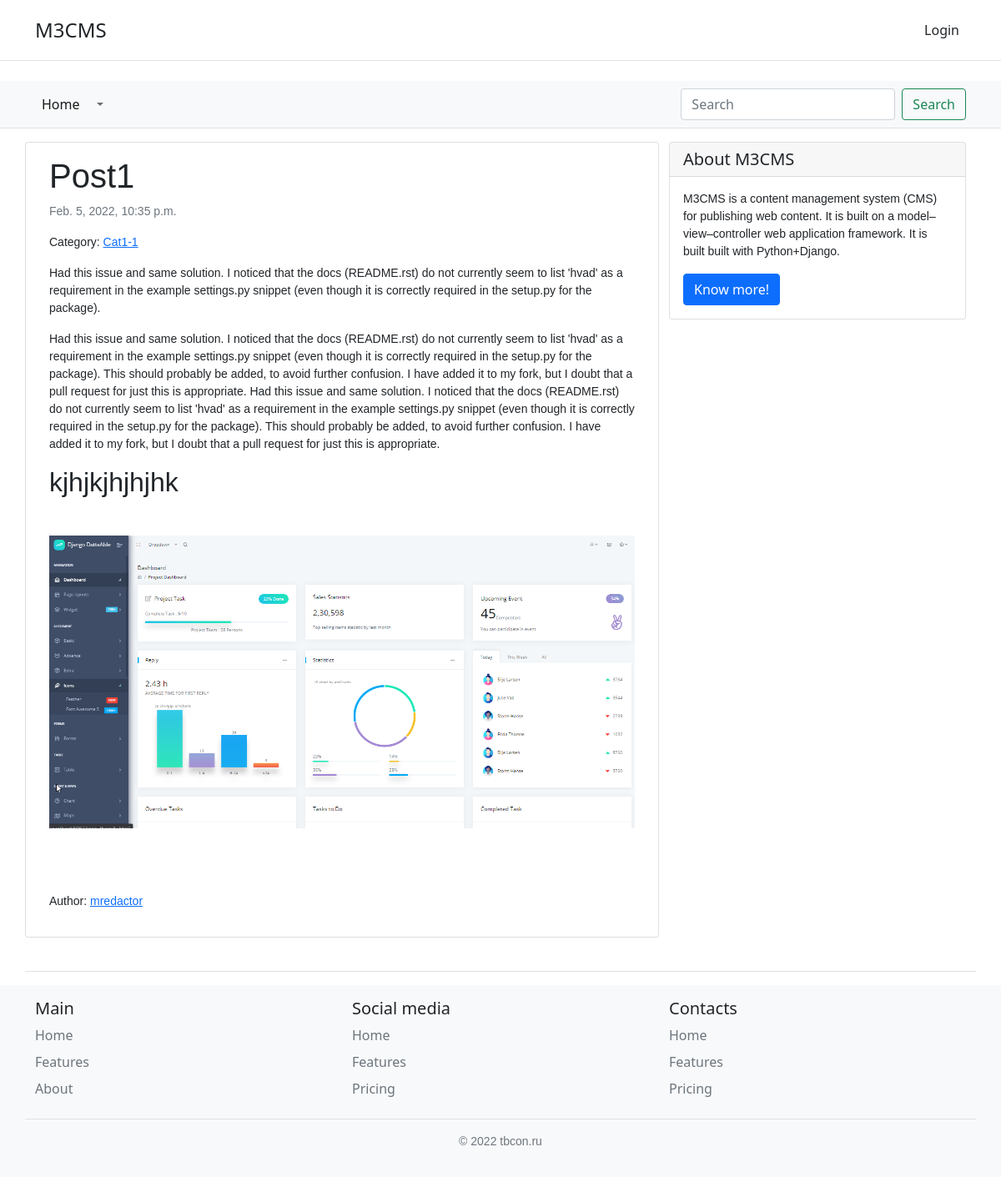
The app's page /post1/ with its own data.
### main/models.py (models this page shows, shortened)
class Post(models.Model):
    author = models.ForeignKey(User, on_delete=models.CASCADE, blank=True, null=True, editable=False)
    title = models.CharField(max_length=200, unique=True)
    slug = models.SlugField(null=True, blank=True)
    description = RichTextUploadingField(blank=True, null=True)
    category = TreeForeignKey('Category', on_delete=models.CASCADE, related_name='posts')
    content = RichTextUploadingField(blank=True, null=True)
    published = models.BooleanField(default=True)
    created = models.DateTimeField(auto_now_add=True)
    class Meta:
        verbose_name_plural = 'Posts'
        verbose_name = 'Post'
        permissions = (("can_post_create_edit", "Set post create and edit"), ("can_post_delete", "Set post delete"),)

class Category(MPTTModel):
    title = models.CharField(max_length=50, unique=True)
    slug = models.SlugField(null=True, blank=True)
    parent = TreeForeignKey('self', on_delete=models.CASCADE, null=True, blank=True, related_name='children',
                            db_index=True)
    class Meta:
        verbose_name_plural = 'Categories'
        verbose_name = 'Category'
    def get_absolute_url(self):
        return reverse('post-by-category', args=[str(self.slug)])
    def __str__(self):
        return self.title

### main/views.py (the view)
# urls.py: path('<slug:slug>/', views.PostDetail.as_view(), name='post-detail'),
class PostDetail(generic.DetailView):
    model = Post

### main/templates/main/post_detail.html (shortened to what this page needs)
{% extends 'main/base.html' %}
{% block content %}
<div class="col-md-8 card mb-4  mt-3 left  top">
      <div class="card-body">
        <h1>{{ object.title }}</h1>
        <p class=" text-muted">{{ object.created}}</p>
        <p>Category: <a href="{{ object.category.get_absolute_url }}" class="link-primary">{{ object.category }}</a></p>
        <p class="card-text ">{{ object.description|safe }}</p>
        <p class="card-text ">{{ object.content|safe }}</p>
        <br>
        <p>Author: <a href="{% url 'post-by-author' object.author.pk %}" class="link-primary">{{ object.author }}</a></p>
      </div>
</div>
{% endblock %}

### main/static/css/styles.css (style rules this page uses)
img { max-width: 100%; height: auto !important; }
h1 { font-family: Verdana, Arial, Helvetica, sans-serif; font-size: 16px; }
h2 { font-family: Verdana, Arial, Helvetica, sans-serif; font-size: 16px; }
p { font-family: Verdana, Arial, Helvetica, sans-serif; font-size: 14px; }

### records on screen
Post: title "Post1", created "Feb. 5, 2022, 10:35 p.m.", category "Cat1-1", description "Had this issue and same solution. I noticed that the docs (README.rst) do not currently seem to list 'hvad' as a requirement in the example settings.py snippet (even though it is correctly required in the setup.py for the package).", content "Had this issue and same solution. I noticed that the docs (README.rst) do not currently seem to list 'hvad' as a requirement in the example settings.py snippet (even though it is correctly required in the setup.py for the package). This should probably be added, to avoid further confusion. I have added it to my fork, but I doubt that a pull request for just this is appropriate. Had this issue and same solution. I noticed that the docs (README.rst) do not currently seem to list 'hvad' as a requirement in the example settings.py snippet (even though it is correctly required in the setup.py for the package). This should probably be added, to avoid further confusion. I have added it to my fork,…", content (picture), author "mredactor"
